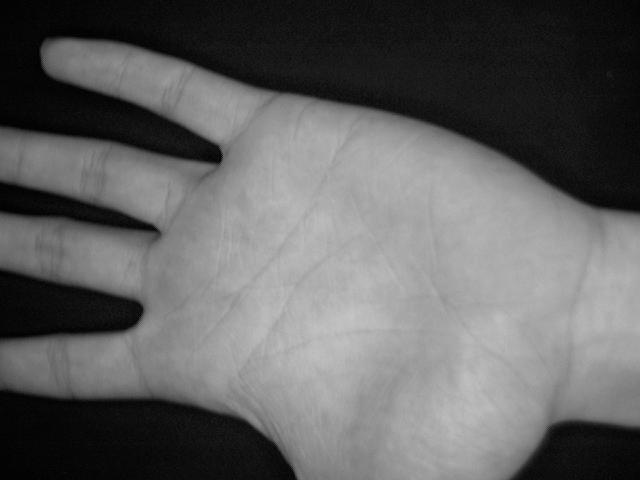
#> input picture palms_data_10/0001/0001_m_l_01.jpg, 640 x 480 px
$ python -i PROIE.py   (imports and definitions only)   (older library calls are emulated)
#> lines starting #> are read from the running program, lines starting #| are printed output that depends on the picture; after the words box and inside, x2 and y2 are one past the last pixel; in counts of white or black regions, pixels touching at a corner belong together
#> in extract_roi, self.in_img_c is the input picture: shape (480, 640, 3); min 0, max 197, mean 97.8
# -*- coding: UTF-8 -*-

import cv2
import matplotlib.pyplot as plt
import numpy as np


class PROIE():

    def __init__(self):
        #####
        pass

    # PRIVATE METHODS

    def _threshold(self):
        #####
        self.blur_img = cv2.GaussianBlur(self.in_img_g, (5, 5), 0)
        _, self.thresh_img = cv2.threshold(
            self.blur_img, 0, 255, cv2.THRESH_BINARY + cv2.THRESH_OTSU)
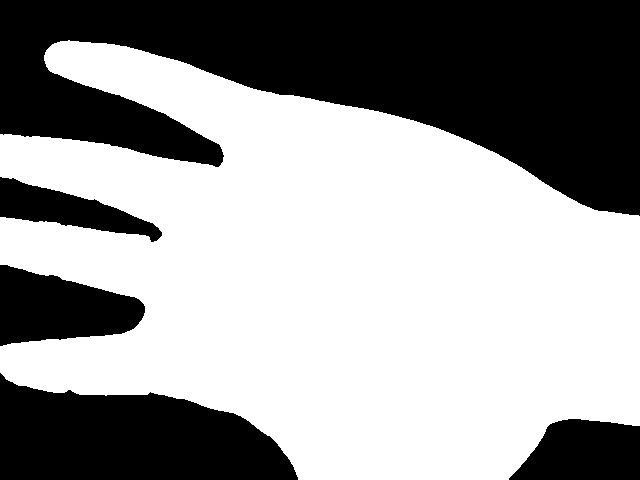
#> self.thresh_img: shape (480, 640); 60% white; 5 black regions

    def _contours(self):
        #####
        self.contours, _ = cv2.findContours(
            self.thresh_img, cv2.RETR_TREE, cv2.CHAIN_APPROX_NONE)
#> self.contours = 1 contour; box (x1, y1, x2, y2) and area: (0, 40, 640, 480) 182876
        self.contours = self.contours[0]
#> self.contours = contour of 2650 points, box (x1, y1, x2, y2) (0, 40, 640, 480), area 182876
        self.contour_img = self.in_img_c.copy()
        self.contour_img = cv2.drawContours(
            self.contour_img, [self.contours], 0, (255, 0, 0), 2)
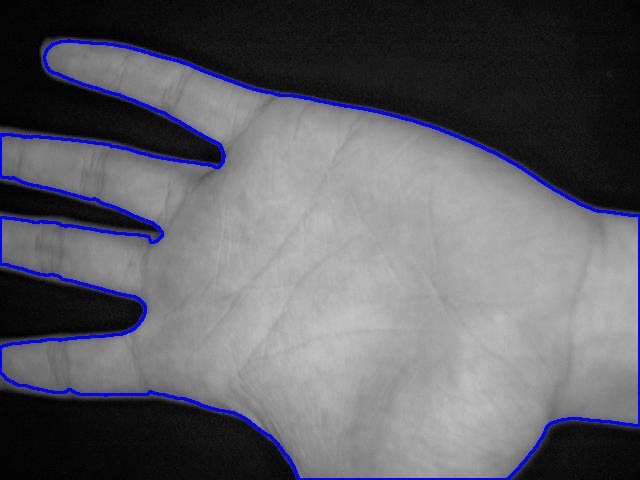
#> self.contour_img: shape (480, 640, 3); 2.83% of pixels changed, all inside (x1, y1, x2, y2) = (0, 39, 640, 480)

    def _landmarks(self):
        #####
        M = cv2.moments(self.thresh_img)
#> M = moments, m00 46971510, centre m10/m00, m01/m00 = (332.5, 278.9)
        x_c = M['m10'] // M['m00']
#> x_c = 332
        y_c = M['m01'] // M['m00']
#> y_c = 278
        self.center_point = {"x": x_c, "y": y_c}
#> self.center_point = {'x': 332, 'y': 278}
        self.contours = self.contours.reshape(-1, 2)
#> self.contours = 2650 pairs, first value 0 to 639, second value 40 to 479
        left_id = np.argmin(self.contours.sum(-1))
#> left_id = 16
        self.contours = np.concatenate(
            [self.contours[left_id:, :], self.contours[:left_id, :]])
        dist_c = np.sqrt(np.square(
            self.contours-[self.center_point["x"], self.center_point["y"]]).sum(-1))
#> dist_c = 2650 values, max 365.8 at index 6, min 159.1 at index 217, mean 257.6
        f = np.fft.rfft(dist_c)
        cutoff = 15
        f_new = np.concatenate([f[:cutoff], 0*f[cutoff:]])
        dist_c_1 = np.fft.irfft(f_new)
#> dist_c_1 = 2650 values, max 355.3 at index 1, min 170.7 at index 2349, mean 257.6
        derivative = np.diff(dist_c_1)
#> derivative = 2649 values, max 1.32 at index 1082, min -1.35 at index 561, mean -1.25e-05
        sign_change = np.diff(np.sign(derivative))/2
#> sign_change = 2648 values, max 1 at index 221, min -1 at index 0, mean 0
        self.landmarks = {"x": [], "y": []}
        for landmark in self.contours[np.where(sign_change > 0)[0]]:
            self.landmarks["x"].append(landmark[0])
            self.landmarks["y"].append(landmark[1])
#> this loop made 6 passes
#> landmark on passes 1 to 6: [216, 167], [162, 235], [145, 308], [229, 412], [639, 286], [354, 107]

    def _landmarks_select(self):
        #####
        y_rank = np.array(np.argsort(self.landmarks["y"]))
        self.landmarks_selected = {"x": np.array(self.landmarks["x"])[
            y_rank][:3], "y": np.array(self.landmarks["y"])[y_rank][:3]}

        x_rank = np.array(np.argsort(self.landmarks_selected["x"]))
        self.landmarks_selected = {
            "x": self.landmarks_selected["x"][x_rank][[0, 2]], "y": self.landmarks_selected["y"][x_rank][[0, 2]]}

    def _alignement(self):
        #####
        h, w = self.in_img_g.shape
#> h = 480; w = 640
        theta = np.arctan2((self.landmarks_selected["y"][1] - self.landmarks_selected["y"][0]), (
            self.landmarks_selected["x"][1] - self.landmarks_selected["x"][0]))*180/np.pi
        R = cv2.getRotationMatrix2D(
            (self.landmarks_selected["x"][1], self.landmarks_selected["y"][1]), theta, 1)
        self.align_img = cv2.warpAffine(self.in_img_g, R, (w, h))
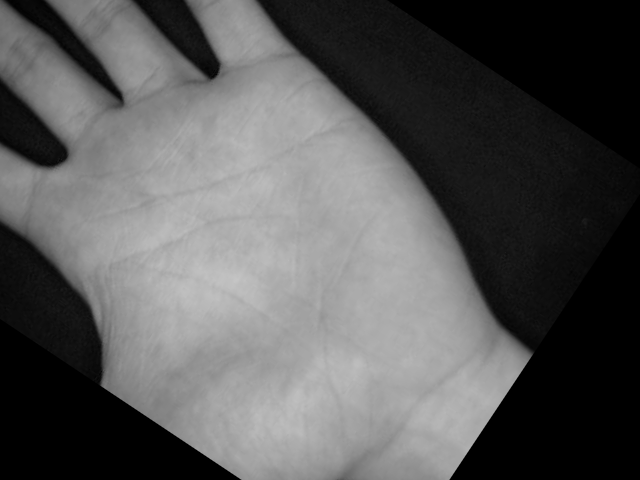
#> self.align_img: shape (480, 640); min 0, max 197, mean 88.1

        point_1 = [self.landmarks_selected["x"]
                   [0], self.landmarks_selected["y"][0]]
        point_2 = [self.landmarks_selected["x"]
                   [1], self.landmarks_selected["y"][1]]

        point_1 = (R[:, :2] @ point_1 + R[:, -1]).astype(np.int)
        point_2 = (R[:, :2] @ point_2 + R[:, -1]).astype(np.int)

        self.landmarks_selected_align = {
            "x": [point_1[0], point_2[0]], "y": [point_1[1], point_2[1]]}

    def _roi_extract(self):
        #####
        point_1 = np.array([self.landmarks_selected_align["x"]
                            [0], self.landmarks_selected_align["y"][0]])
        point_2 = np.array([self.landmarks_selected_align["x"]
                            [1], self.landmarks_selected_align["y"][1]])

        self.ux = point_1[0]
        self.uy = point_1[1] + (point_2-point_1)[0]//3
        self.lx = point_2[0]
        self.ly = point_2[1] + 4*(point_2-point_1)[0]//3

        self.roi_zone_img = cv2.cvtColor(self.align_img, cv2.COLOR_GRAY2BGR)
        cv2.rectangle(self.roi_zone_img, (self.lx, self.ly),
                      (self.ux, self.uy), (0, 255, 0), 2)
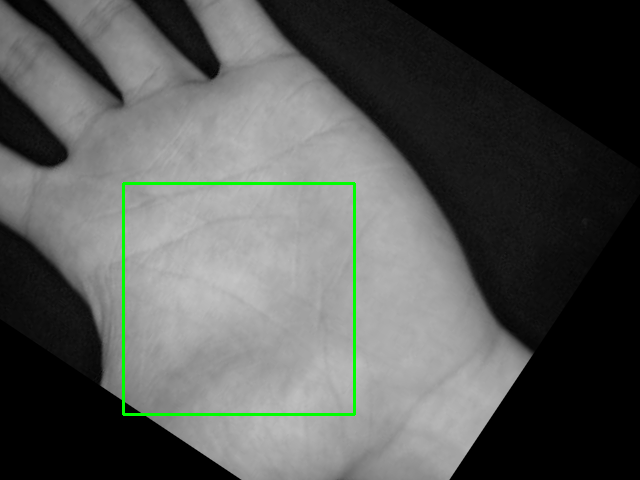
#> self.roi_zone_img: shape (480, 640, 3); mean B, G, R 86.7, 89, 86.7

        self.roi_img = self.align_img[self.uy:self.ly, self.ux:self.lx]
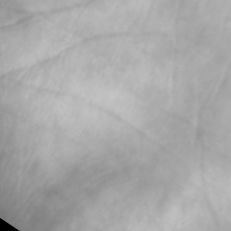
#> self.roi_img: shape (231, 231); min 0, max 197, mean 167.4

    # PUBLIC METHODS

    def extract_roi(self, path_in_img, rotate=False):
        #####
        self.in_img_c = cv2.imread(path_in_img)

        if(rotate):
            self.in_img_c = cv2.rotate(self.in_img_c, cv2.ROTATE_90_CLOCKWISE)

        if len(self.in_img_c.shape) == 3:
            self.in_img_g = cv2.cvtColor(self.in_img_c, cv2.COLOR_BGR2GRAY)
        else:
            self.in_img_g = self.in_img_c

        self._threshold()
        self._contours()
        self._landmarks()
        self._landmarks_select()
        self._alignement()
        self._roi_extract()

    def save(self, path_out_img):
        #####
        cv2.imwrite(path_out_img, self.roi_img)

    # [48 lines left out: function show_result, not called in this run]

>>> result = PROIE().extract_roi('palms_data_10/0001/0001_m_l_01.jpg')

$ run again, on palms_data_10/0001/0001_m_l_02.jpg
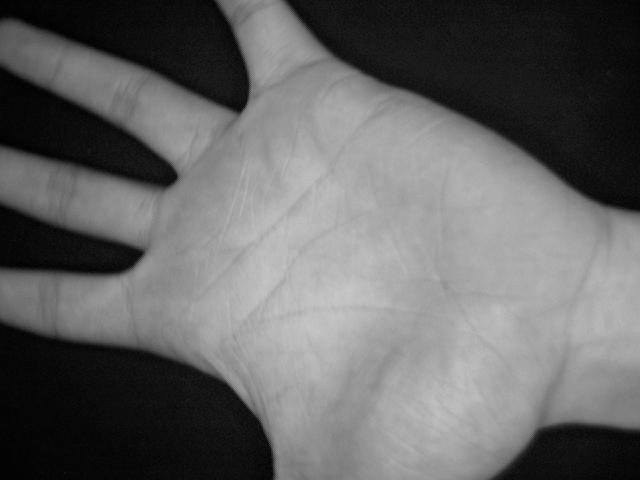
#> input picture palms_data_10/0001/0001_m_l_02.jpg, 640 x 480 px
#> in extract_roi, self.in_img_c is the input picture: shape (480, 640, 3); min 0, max 200, mean 101.2
#> in _threshold, `_, self.thresh_img = cv2.threshold( self.blur_img, 0, 255, cv2.THRESH_..`:
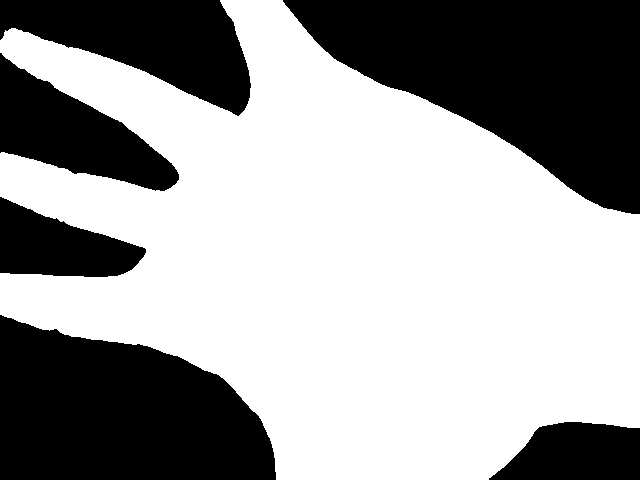
#> self.thresh_img: shape (480, 640); 61.2% white; 6 black regions
#> in _contours, `self.contours, _ = cv2.findContours( self.thresh_img, cv2.RETR_TREE, c..`: self.contours = 1 contour; box (x1, y1, x2, y2) and area: (0, 0, 640, 480) 186626
#> in _contours, `self.contours = self.contours[0]`: self.contours = contour of 2458 points, box (x1, y1, x2, y2) (0, 0, 640, 480), area 186626
#> self.contour_img: shape (480, 640, 3); 2.71% of pixels changed, all inside (x1, y1, x2, y2) = (0, 0, 640, 480)
#> M = moments, m00 47903280, centre m10/m00, m01/m00 = (342.5, 261.6)
#> x_c = 342
#> y_c = 261
#> self.center_point = {'x': 342, 'y': 261}
#> in _landmarks, `self.contours = self.contours.reshape(-1, 2)`: self.contours = 2458 pairs, first value 0 to 639, second value 0 to 479
#> left_id = 349
#> dist_c = 2458 values, max 408.6 at index 0, min 166.9 at index 999, mean 263
#> dist_c_1 = 2458 values, max 395 at index 9, min 167.9 at index 999, mean 263
#> derivative = 2457 values, max 1.34 at index 670, min -1.5 at index 107, mean -8.1e-05
#> sign_change = 2456 values, max 1 at index 218, min -1 at index 8, mean 0
#> the loop in _landmarks, `for landmark in self.contours[np.where(sign_change > 0)[0]]:` made 7 passes
#> landmark on passes 1 to 7: [175, 184], [144, 256], [223, 378], [359, 479], [639, 294], [394, 89], [244, 110]
#> in _roi_extract, `self.roi_img = self.align_img[self.uy:self.ly, self.ux:self.lx]`:
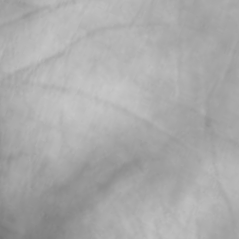
#> self.roi_img: shape (239, 239); min 118, max 200, mean 170.2

$ run again, on palms_data_10/0001/0001_m_l_03.jpg
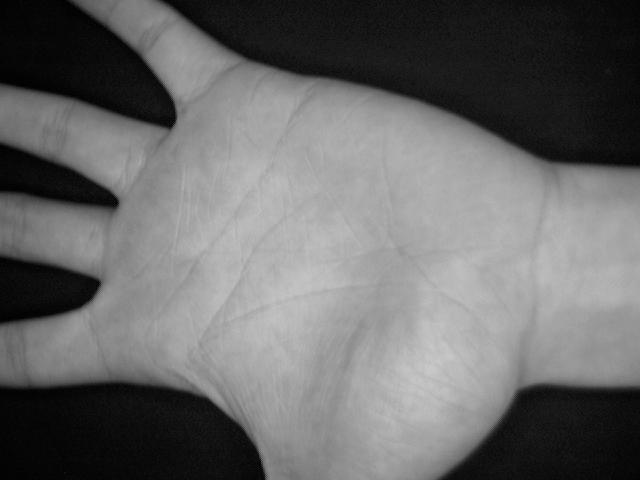
#> input picture palms_data_10/0001/0001_m_l_03.jpg, 640 x 480 px
#> in extract_roi, self.in_img_c is the input picture: shape (480, 640, 3); min 0, max 202, mean 105.1
#> in _threshold, `_, self.thresh_img = cv2.threshold( self.blur_img, 0, 255, cv2.THRESH_..`:
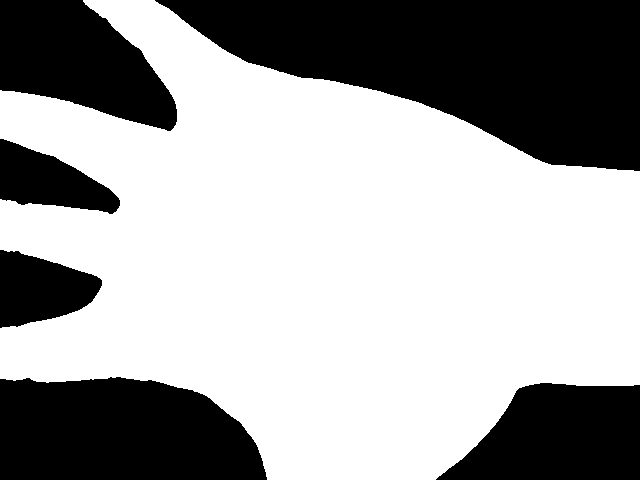
#> self.thresh_img: shape (480, 640); 63.1% white; 6 black regions
#> in _contours, `self.contours, _ = cv2.findContours( self.thresh_img, cv2.RETR_TREE, c..`: self.contours = 1 contour; box (x1, y1, x2, y2) and area: (0, 0, 640, 480) 192656
#> in _contours, `self.contours = self.contours[0]`: self.contours = contour of 2378 points, box (x1, y1, x2, y2) (0, 0, 640, 480), area 192656
#> self.contour_img: shape (480, 640, 3); 2.54% of pixels changed, all inside (x1, y1, x2, y2) = (0, 0, 640, 480)
#> M = moments, m00 49430730, centre m10/m00, m01/m00 = (322.8, 260.3)
#> x_c = 322
#> y_c = 260
#> self.center_point = {'x': 322, 'y': 260}
#> in _landmarks, `self.contours = self.contours.reshape(-1, 2)`: self.contours = 2378 pairs, first value 0 to 639, second value 0 to 479
#> left_id = 0
#> dist_c = 2378 values, max 364.1 at index 314, min 176.7 at index 2108, mean 264.6
#> dist_c_1 = 2378 values, max 355.8 at index 330, min 176.5 at index 2113, mean 264.6
#> derivative = 2377 values, max 1.26 at index 832, min -1.46 at index 65, mean 0.000116
#> sign_change = 2376 values, max 1 at index 138, min -1 at index 329, mean 0
#> the loop in _landmarks, `for landmark in self.contours[np.where(sign_change > 0)[0]]:` made 8 passes
#> landmark on passes 1 to 8: [175, 125], [120, 205], [102, 283], [210, 398], [344, 479], [508, 405], [639, 280], [349, 85]
#> in _roi_extract, `self.roi_img = self.align_img[self.uy:self.ly, self.ux:self.lx]`:
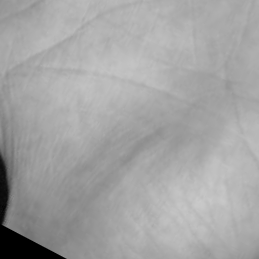
#> self.roi_img: shape (259, 259); min 0, max 202, mean 163.5
